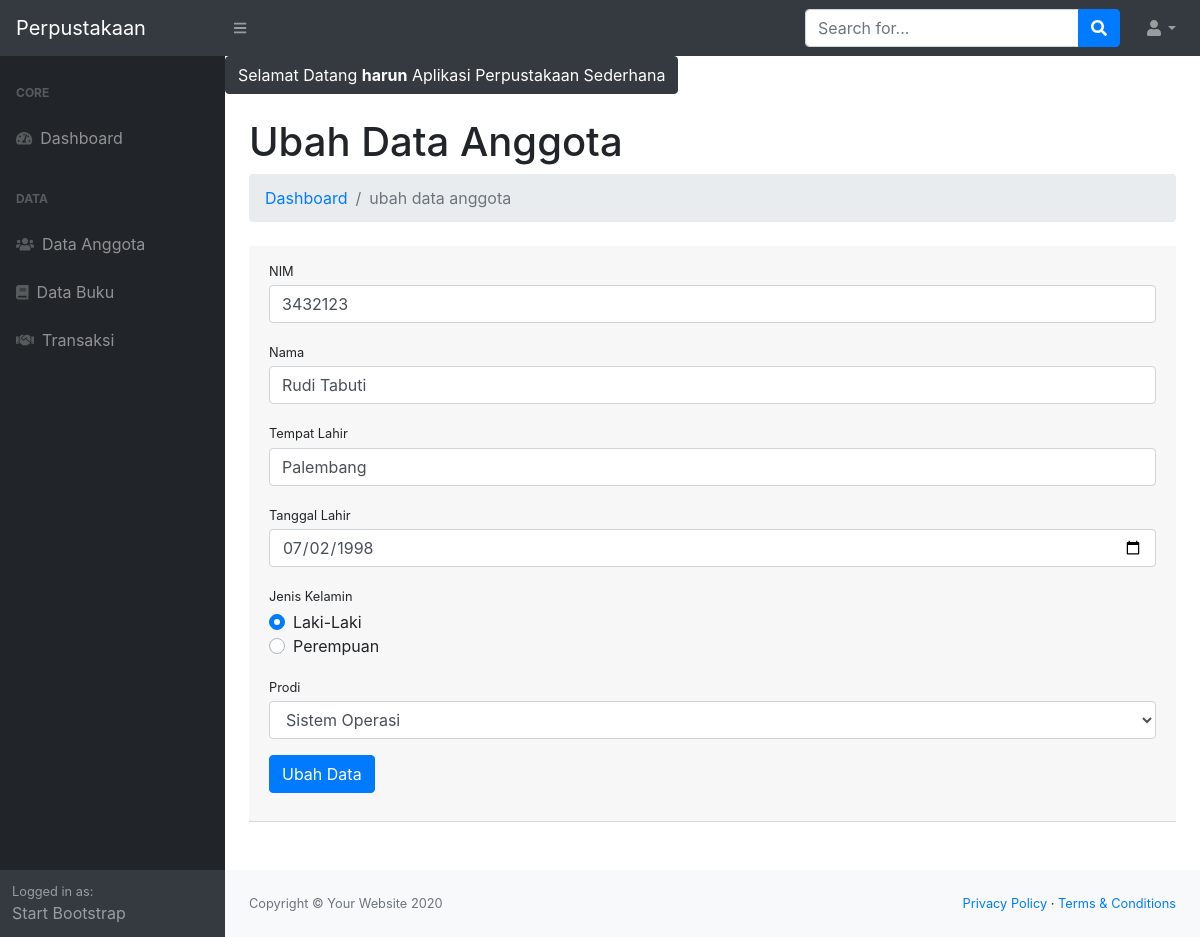
/index.php?p=anggota&aksi=ubah&id=3 (signed in), run on the app's committed database.
### tables this page shows
CREATE TABLE `tb_anggota` (
  `id_anggota` int(11) NOT NULL,
  `nim` int(11) NOT NULL,
  `nama_anggota` varchar(50) NOT NULL,
  `tempat_lahir` varchar(100) NOT NULL,
  `tgl_lahir` date NOT NULL,
  `jk` enum('L','P') NOT NULL,
  `prodi` varchar(75) NOT NULL
);

### page/anggota/ubah.php (the view, shortened to what this page needs)
<?php
$id_anggota = $_GET['id'];
$tampilAnggota = $conn->query("SELECT * FROM tb_anggota WHERE id_anggota = $id_anggota") or die(mysqli_error($conn));
$pecahAnggota = $tampilAnggota->fetch_assoc();
?>
<h1 class="mt-4">Ubah Data Anggota</h1>
<ol class="breadcrumb mb-4">
    <li class="breadcrumb-item"><a href="index.php">Dashboard</a></li>
    <li class="breadcrumb-item active">ubah data anggota</li>
</ol>
<div class="card-header mb-5">
	<form action="" method="post">
    <div class="form-group">
        <label class="small mb-1" for="nim">NIM</label>
        <input class="form-control" id="nim" name="nim" value="<?= $pecahAnggota['nim']; ?>" type="number" placeholder="Masukan judul buku"/>
    </div>
    <div class="form-group">
        <label class="small mb-1" for="nama_anggota">Nama</label>
        <input class="form-control" id="nama_anggota" value="<?= $pecahAnggota['nama_anggota']; ?>" name="nama_anggota" type="text" placeholder="Masukan pengarang buku"/>
    </div>
    <div class="form-group">
        <label class="small mb-1" for="tempat_lahir">Tempat Lahir</label>
        <input class="form-control" id="tempat_lahir" value="<?= $pecahAnggota['tempat_lahir']; ?>" name="tempat_lahir" type="text" placeholder="Masukan penerbit buku"/>
    </div>
    <div class="form-group">
        <label class="small mb-1" for="tgl_lahir">Tanggal Lahir</label>
        <input type="date" name="tgl_lahir" value="<?= $pecahAnggota['tgl_lahir']; ?>" id="tgl_lahir" class="form-control">
    </div>
    <div class="form-group">
        <label class="small mb-1" for="jk">Jenis Kelamin</label>
        <div class="custom-control custom-radio">
          <label class="custom-control-label" for="customRadio1">Laki-Laki</label>
        </div>
        <div class="custom-control custom-radio">
          <label class="custom-control-label" for="customRadio2">Perempuan</label>
        </div>
    </div>
    <div class="form-group">
        <label class="small mb-1" for="jumlah_buku">Prodi</label>
        <select name="prodi" id="prodi" class="form-control">
            <option value="Sistem Operasi" <?php if($pecahAnggota['prodi'] == 'Sistem Operasi'){echo "selected";} ?> >Sistem Operasi</option>
        </select>
    </div>
    <div class="form-group">
    	<button type="submit" class="btn btn-primary" name="ubah">Ubah Data</button>
    </div>
	</form>
</div>

### data on the page
tb_anggota: nim "3432123", nama_anggota "Rudi Tabuti", tempat_lahir "Palembang", tgl_lahir "07/02/1998", prodi "Sistem Operasi"

### other printed values
$_SESSION['login']['nama'] "harun"
